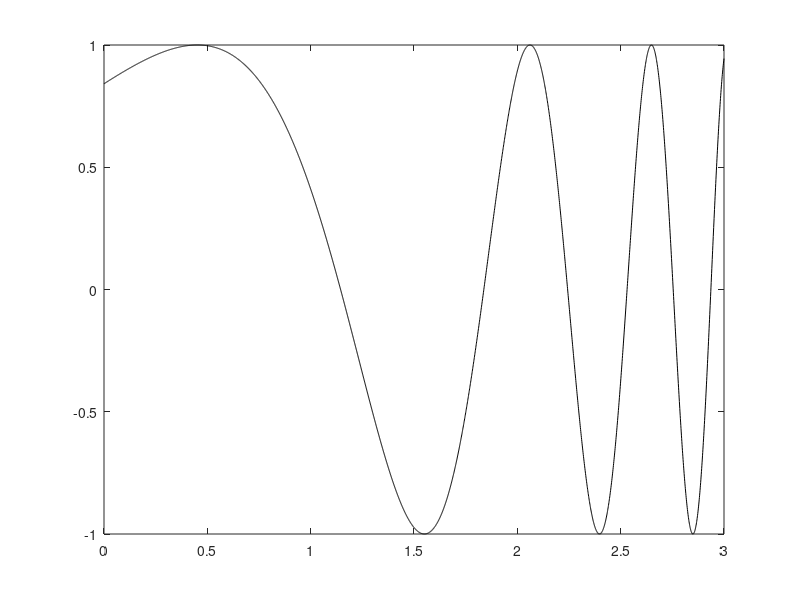

Reproduce this figure in MATLAB. (Note: this script raises an error after producing the figure.)

f = @(x) sin(exp(x));
a = 0;
b = 3;
I_exacta = integral(f,a,b); %0.606124473418770

figure(1)
xaxis = a:0.001:b;
plot(xaxis, f(xaxis),'k');

%apartat a
m = [4,8,16,32]; %,64,64*2,64*4

neval_trap = zeros(1,length(m));
err_trap = zeros(1, length(m));
neval_simpson = zeros(1, length(m));
err_simpson = zeros(1, length(m));

for i = 1 : length(m)
    I_trap = compostaTrapezi(f,a,b,m(i));
    %per cada interval al metode de trapezi avaluem m+1 cops la funcio
    neval_trap(i) = m(i) + 1;
    err_trap(i) = abs(I_exacta - I_trap);
    
    I_simps = compostaSimpson(f,a,b,m(i));
    %per cada interval a simpson avaluem (si lo hacemos una vez por punto)
    %2*m + 1 vegades.
    neval_simpson(i) = 2*m(i) + 1;
    err_simpson(i) = abs(I_exacta - I_simps);
end
figure(2)
plot(log10(neval_trap), log10(err_trap),'-o');
hold on;
plot(log10(neval_simpson), log10(err_simpson),'-*');

%apartat b
eps = 1e-6;
niter = 1;
I_trap = 0;
k = 1;
err_trap(k) = 1;
while err_trap(k) > eps && niter < 100000
    m1 = 2 * niter;
    I_trap = compostaTrapezi(f,a,b,m1);
    err_trap(k + 1) = abs(I_exacta - I_trap);
    niter = m1;
    k = k + 1;
end
display(I_trap);
display(m1);

%ara farem el mateix amb simpson
niter = 1;
I_simpson = 0;
k = 1;
err_simpson(k) = 1;
while err_simpson(k) > eps && niter < 100000 %para q no explote por si acaso
    m2 = 2 * niter;
    I_simpson = compostaSimpson(f,a,b,m2);
    err_simpson(k + 1) = abs(I_exacta - I_simpson);
    niter = m2;
    k = k + 1;
end
display(I_simpson);
display(m2);

%apartat c: demostrar a script (no se com demostrar-ho facil)

%apartat d i e
tol = 1e-4;
[I_adapt, punts] = Simpson_adaptatiu(f,a,b,tol);
display(I_adapt);
display(length(punts));

figure(3)
xaxis = a:0.001:b;
plot(xaxis, f(xaxis),'b');
hold on
plot(punts, f(punts), '*');

%segona part
tol = 1e-8;
[I_adapt, punts] = Simpson_adaptatiu(f,a,b,tol);
display(I_adapt);
display(length(punts));

figure(4)
xaxis = a:0.001:b;
plot(xaxis, f(xaxis),'b');
hold on
plot(punts, f(punts), '*');

